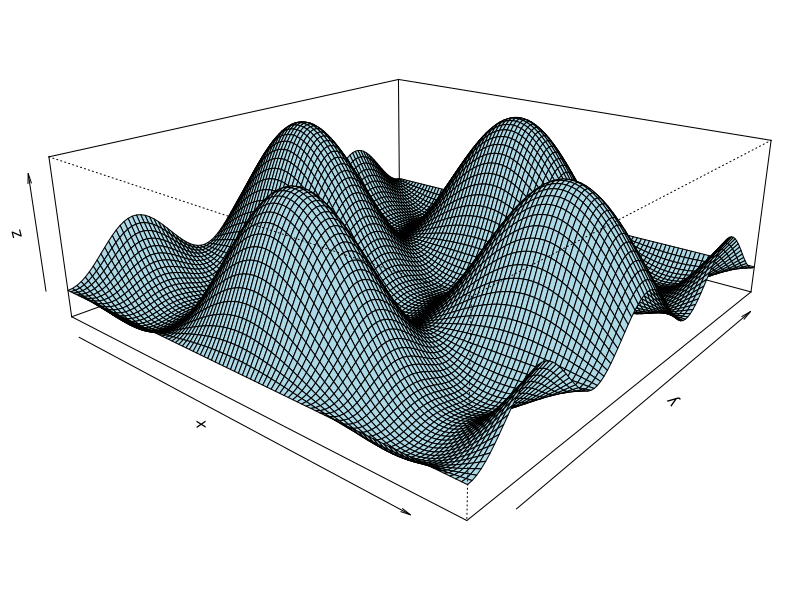
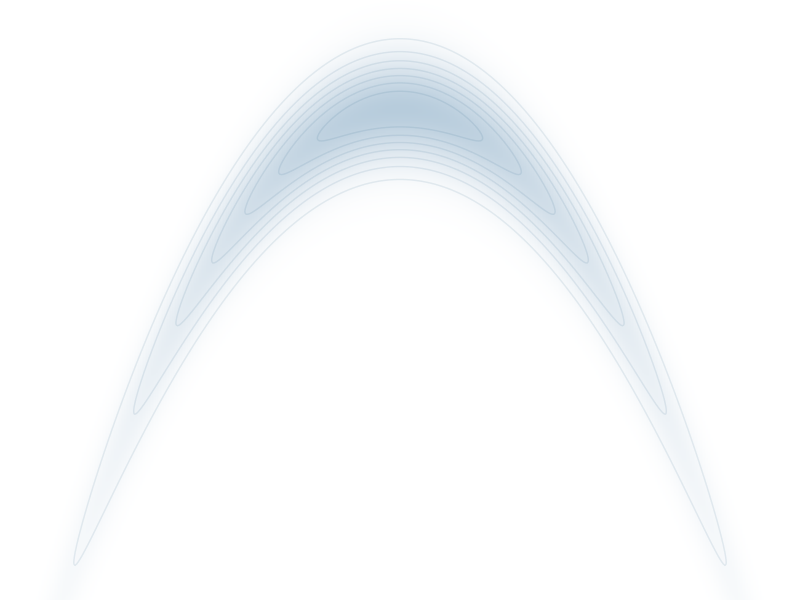
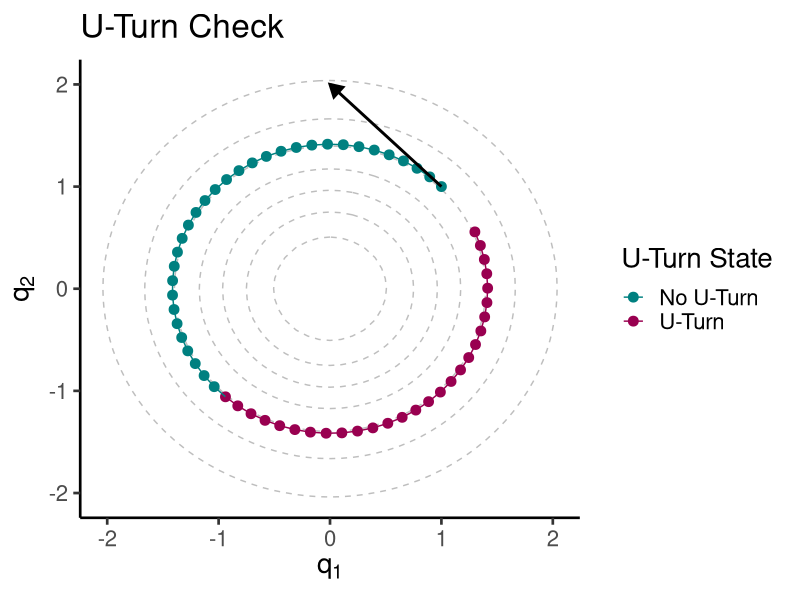
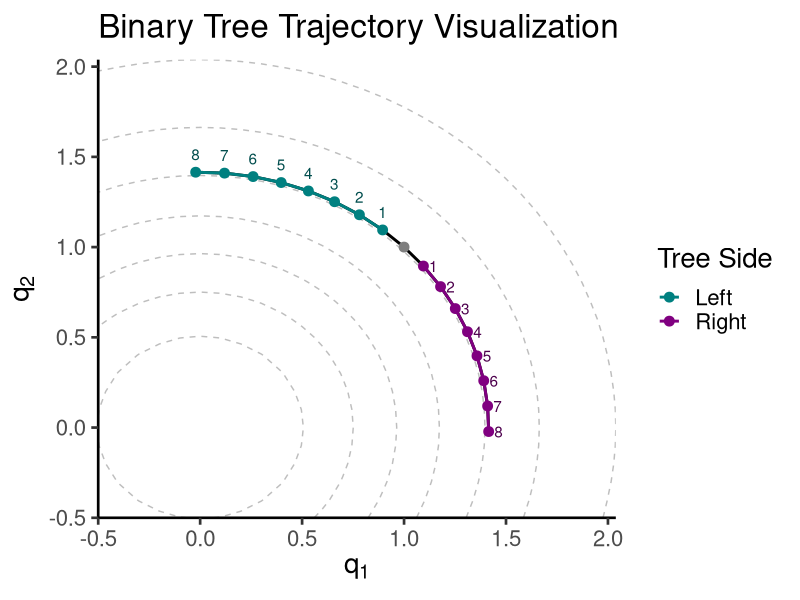
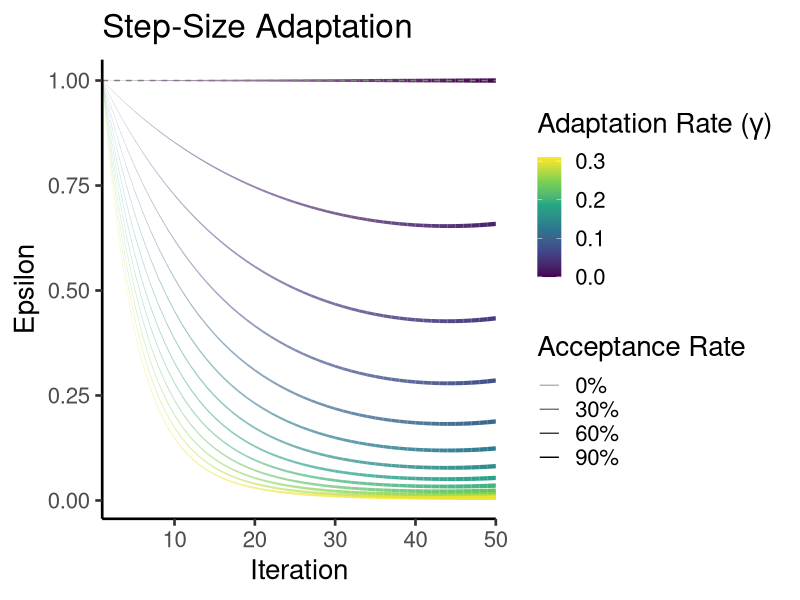
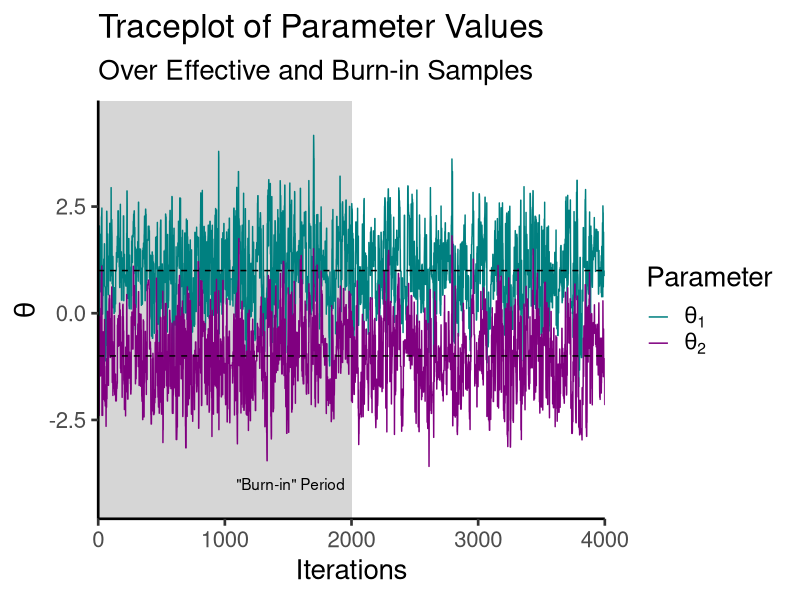
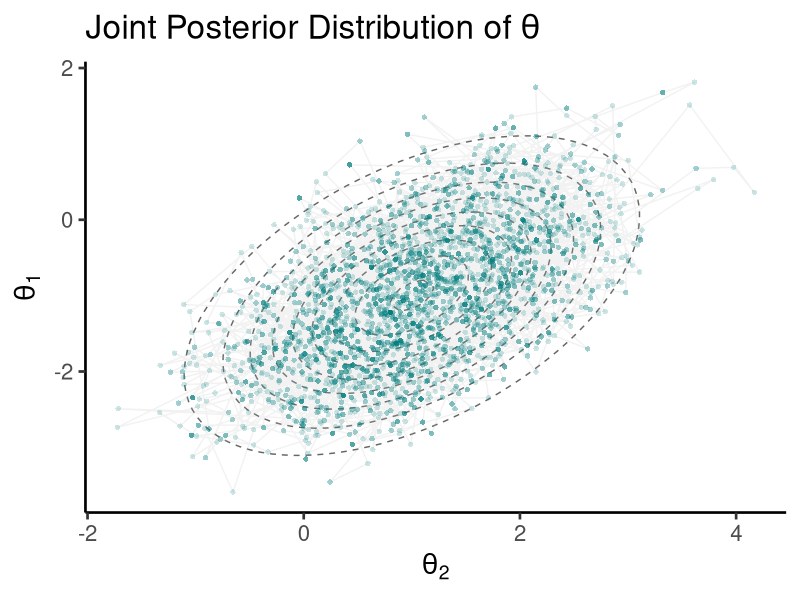

Recreate these plots in R, in order.
## ---- chunk 1
#| include: false
library(ggplot2)
library(data.table)

theme_set(new = theme_classic(base_size = 20))
## ---- chunk 2
#| code-fold: true
#| fig-asp: 0.586
#| fig-cap: "The easiest posterior distribution that the average Bayesian analyst tackles in a typical day. Shortly, we'll see how this banana-shaped distribution is explored with HMC-NUTS algorithm."

my_surface <- function(m, p) {
    alpha = 0.7
    ext = pi
    2 + alpha - 2 * cos(m) * cos(p) - alpha * cos(ext - 2 * p)
}

x <- y <- seq(from = -1.5*pi, to = 1.5*pi, length.out = 100)
z <- outer(x, y, my_surface)

par(mai = c(0,0,0,0),
    mar = c(0,1,0,0),
    oma = c(0,0,0,0))

persp(x = x, y = y, z = z,
      theta = 40, phi = 20, col = "lightblue",
      expand = 1/3)
## ---- chunk 3
#| code-fold: true
#| fig-cap: "Banana distribution, highlighting that some distributions could be difficult to explore."

xy_seq <- seq(-4.5, 4.5, .01)
df <- expand.grid(x = xy_seq, y = xy_seq)
df$z <- with(df, {
  x_square <- (x^2)
  yx_square <- ((y - x_square)^2) / .1
  exp(-0.5 * x_square - 0.5 * yx_square)
})

ggplot(df, aes(x, -y, z = z)) +
  geom_raster(aes(fill = z), show.legend = FALSE) +
  geom_contour(bins = 8, show.legend = FALSE, alpha = .1, col = "#206080") +
  scale_y_continuous(limits = c(-4.5,1), expand = c(0,0), 
                     oob = scales::squish_infinite) +
  scale_x_continuous(limits = c(-2.5,2.5), expand = c(0,0), 
                     oob = scales::squish_infinite) +
  scale_fill_gradient(low = "white", high = "#B7CCDC") +
  theme_void()
## ---- chunk 4
#| code-fold: true
#| fig-cap: "Characterization of the trajectory of a particle in a 2D gaussian distribution. You can see that the particle rolls until a U turn is detected."

q0 <- c(1, 1)
p0 <- c(-1, 1)
epsilon <- 0.1
steps <- 60
Sigma <- diag(1,2)

xy_seq <- seq(-3, 3, by = .1)
dens_df <- expand.grid(x = xy_seq, y = xy_seq)
dens_df$z <- mvtnorm::dmvnorm(dens_df, c(0,0), Sigma)

positions <- matrix(0, nrow = steps, ncol = length(q0))
positions[1, ] <- q0

## Simplified leapfrog steps
q <- q0; p <- p0
for (i in 2:steps) {
  p_half <- p + (epsilon / 2) * (-q)  # Half-step for momentum
  q <- q + epsilon * p_half           # Full-step for position
  p <- p_half + (epsilon / 2) * (-q)  # Second half-step for momentum
  positions[i, ] <- q
}

# Check U-Turn
uturn_check <- apply(positions, 1, function(qp) {
  sum((qp - q0) * p0) < 0
})

plot_data <- data.table(x = positions[, 1], 
                        y = positions[, 2], 
                        is_uturn = uturn_check)

ggplot(plot_data, aes(x = x, y = y)) +
  geom_contour(data = dens_df, aes(x, y, z = z), col = "gray", 
               linetype = 2) +
  geom_point(aes(color = is_uturn), size = 3) +
  geom_path(aes(color = is_uturn, group = 1)) +
  annotate(geom = "segment", 
           x = q0[1], y = q0[2], 
           xend = q0[1] + p0[1], yend = q0[2] + p0[2], 
           arrow = arrow(length = unit(1/3, "cm"), type = "closed"), 
           lwd = 1, linejoin = "mitre") +
  labs(title = "U-Turn Check", 
       x = expression(q[1]), 
       y = expression(q[2])) +
  scale_color_manual(values = c("#008080", "#990050"), 
                     labels = c("No U-Turn", "U-Turn"),
                     name = "U-Turn State")
## ---- chunk 5
# Log-posterior function
log_posterior <- function(q, Sigma, mu) {
  diff <- q - mu
  -0.5 * t(diff) %*% solve(Sigma) %*% diff - 0.5 * log(det(Sigma))
}

## Gradient of Log-posterior
grad_log_posterior <- function(q, Sigma, mu) {
  -solve(Sigma, q - mu)
}
## ---- chunk 6
# Leapfrog integration
leapfrog <- function(q, p, grad_func, epsilon, Sigma, mu) {
  grad_q <- grad_func(q, Sigma, mu) # Gradient calculation
  p <- p + (epsilon / 2) * grad_q # Half-step for momentum
  q <- q + epsilon * p # Full-step for position
  grad_q <- grad_func(q, Sigma, mu)
  p <- p + (epsilon / 2) * grad_q # Half-step for momentum
  list(q = q, p = p)
}

## ---- chunk 7
# Initialization
nuts_init <- function(q0, Sigma, mu, epsilon) {
  list(
    q = q0, # Initial position
    mu = mu,
    p = rnorm(length(q0), 0, 1), # Initial random momentum
    epsilon = epsilon # Initial step size (this will be adapted later)
  )
}

# Example initialization
q0 <- c(0, 0) # Starting position
mu <- c(-1,1) # Target location
epsilon = 0.1 # Step size

nuts_state <- nuts_init(q0, Sigma, mu, epsilon)
## ---- chunk 8
#| code-fold: show

# U-turn check (dot product of momentum vectors)
is_uturn <- function(q_left, q_right, p_left, p_right) {
  (sum((q_right - q_left) * p_left) < 0) || 
    (sum((q_right - q_left) * p_right) < 0)
}

# Build a trajectory (doubling until U-turn)
build_trajectory <- function(q, p, grad_func, epsilon, Sigma, mu) {
  q_left <- q
  p_left <- p
  q_right <- q
  p_right <- p
  trajectory <- list(q = q, p = p)
  
  j <- 0
  while (!is_uturn(q_left, q_right, p_left, p_right) && j < 10) {
    if (runif(1) < 0.5) {
      # Expand left
      leapfrog_result <- leapfrog(q_left, p_left, grad_func, -epsilon, Sigma, mu)
      q_left <- leapfrog_result$q
      p_left <- leapfrog_result$p
    } else {
      # Expand right
      leapfrog_result <- leapfrog(q_right, p_right, grad_func, epsilon, Sigma, mu)
      q_right <- leapfrog_result$q
      p_right <- leapfrog_result$p
    }
    trajectory$q <- cbind(trajectory$q, leapfrog_result$q)
    trajectory$p <- cbind(trajectory$p, leapfrog_result$p)
    j <- j + 1
  }
  index <- sample(1:ncol(trajectory$q), 1)
  list(q = trajectory$q[, index], p = trajectory$p[, index])
}
## ---- chunk 9
#| code-fold: true

nsteps <- 1000
positions <- matrix(NA, nrow = nsteps, ncol = 2)

xy_seq <- seq(-.5, 3, by = .1)
dens_df <- expand.grid(x = xy_seq, y = xy_seq)
dens_df$z <- mvtnorm::dmvnorm(dens_df, c(0,0), diag(1,2))

set.seed(42)
for (i in seq_len(nsteps)) {
  positions[i,] <- build_trajectory(
    q = c(1, 1),
    p = c(-1, 1),
    grad_func = grad_log_posterior,
    epsilon = 0.1,
    Sigma = diag(1,2),
    mu = c(0,0)
  )$q
}

positions <- unique(positions) |> 
  data.table::as.data.table()

positions[V1 > 1, side := "Right"]
positions[V1 < 1, side := "Left"]
positions[V1 == 1, side := "Initial Position"]

ggplot(positions, aes(x = V1, y = V2)) +
  geom_contour(data = dens_df, aes(x, y, z = z), col = "gray", 
               linetype = 2) +
  geom_line(linewidth = 1) +
  geom_line(aes(col = side), linewidth = 1) +
  geom_point(aes(col = side), size = 3) +
  labs(title = "Binary Tree Trajectory Visualization", 
       x = expression(q[1]), y = expression(q[2]),
       col = "Tree Side") +
  scale_color_manual(values = c(rgb(0,0.5,0.5,1),
                                rgb(0.5,0,0.5,1),
                                rgb(0.2,0.2,0.2,1)),
                     breaks = c("Left", "Right")) +
  annotate(geom = "text", 
           x = positions[side=="Left"][order(V2), V1],
           y = positions[side=="Left"][order(V2), V2] + .1,
           label = 1:8, col = rgb(0,0.3,0.3,1)) +
  annotate(geom = "text", 
           x = positions[side=="Right"][order(V1), V1] + .05,
           y = positions[side=="Right"][order(V1), V2],
           label = 1:8, col = rgb(0.3,0,0.3,1)) +
  scale_x_continuous(expand = c(0,0)) +
  scale_y_continuous(expand = c(0,0))
## ---- chunk 10
# Metropolis-Hastings acceptance probability
acceptance_prob <- function(current_logp, proposed_logp) {
  min(1, exp(proposed_logp - current_logp))
}
## ---- chunk 11
#| code-fold: false

adapt_epsilon <- function(epsilon, lambda_ca, lambda_ta = 0.8, gamma = 0.5) {
  delta <- lambda_ca - lambda_ta
  epsilon <- epsilon * exp(gamma * delta)
  epsilon
}
## ---- chunk 12
#| code-fold: TRUE

epsilons <- numeric(50)
  accept_rates <- seq(0, 0.9, length.out = 50)
  epsilons[1] <- 1.0
  gammas <- seq(0, 0.30, by = 0.025)
  plot_data <- list()
  
  for (i in seq_along(gammas)) {
    for (j in 2:length(epsilons)) {
      epsilons[j] <- adapt_epsilon(
        epsilon = epsilons[j - 1], 
        lambda_ca = accept_rates[j], 
        lambda_ta = 0.8,
        gamma = gammas[i])
    }
    plot_data[[i]] <- data.table::data.table(
      iteration = 1:50,
      epsilon = epsilons,
      gamma = gammas[i],
      accept_rate = accept_rates
    )
  }
  
  plot_data <- data.table::rbindlist(plot_data)
  
  ggplot(plot_data, aes(x = iteration, y = epsilon, col = gamma, group = gamma)) +
    geom_line(aes(linewidth = accept_rate, alpha = accept_rate)) +
    labs(title = "Step-Size Adaptation", x = "Iteration", 
         y = "Epsilon", col = expression("Adaptation Rate ("*gamma*")")) +
    geom_hline(yintercept = 1, linewidth = 1/2, color = "gray50", linetype = 2) +
    scale_alpha_continuous(range = c(0.3,1), name = "Acceptance Rate",
                           labels = scales::label_percent(),
                           limits = c(0, .9), 
                           breaks = c(0, .3, .6, .9)) +
    scale_linewidth_continuous(range = c(0.1, 1.5), 
                               name = NULL, labels = NULL, breaks = NULL) +
    scale_x_continuous(expand = c(0,0)) +
    scale_color_viridis_c(limits = c(0, .31))
## ---- chunk 13
# Full NUTS sampler
nuts <- function(log_posterior, grad_log_posterior, 
                 q0, Sigma, mu, 
                 epsilon, lambda_ta, gamma,
                 n_samples = 1000, n_warmup = 500) {
  # Initialization
  nuts_state <- nuts_init(q0, Sigma, mu, epsilon)
  samples <- matrix(0, nrow = n_samples + n_warmup, ncol = length(q0))
  
  # Warmup phase for step size adaptation
  for (i in 1:n_warmup) {
    nuts_state$p <- rnorm(length(q0), 0, 1) # Resample momentum
    trajectory <- build_trajectory(nuts_state$q, nuts_state$p, grad_log_posterior, nuts_state$epsilon, Sigma, mu)
    
    #Metropolis Hastings
    current_logp <- log_posterior(nuts_state$q, Sigma, mu)
    proposed_logp <- log_posterior(trajectory$q, Sigma, mu)
  
    acc_rate <- acceptance_prob(current_logp, proposed_logp)
    
    if(runif(1) < acc_rate){
      nuts_state$q <- trajectory$q
    }
    
    ## Adaptative epsilon
    nuts_state$epsilon <- adapt_epsilon(epsilon, acc_rate, lambda_ta, gamma)
    
    samples[i, ] <- nuts_state$q
  }
  
  # Sampling phase
  for (i in 1:n_samples) {
    nuts_state$p <- rnorm(length(q0), 0, 1) # Resample momentum
    trajectory <- build_trajectory(nuts_state$q, nuts_state$p, grad_log_posterior, nuts_state$epsilon, Sigma, mu)
    
    #Metropolis Hastings
    current_logp <- log_posterior(nuts_state$q, Sigma, mu)
    proposed_logp <- log_posterior(trajectory$q, Sigma, mu)
  
    if(runif(1) < acceptance_prob(current_logp, proposed_logp)){
      nuts_state$q <- trajectory$q
    }
    
    samples[i + n_warmup, ] <- nuts_state$q
  }
  
  samples
}
## ---- chunk 14
#| code-fold: false

## Initial parameters
q0 <- c(0, 0)    # Starting positions
mu <- c(1, -1)   # Target location of the distribution
epsilon <- 0.5   # (Initial) Step size for HMC exploring
lambda_ta <- .75 # Target acceptance rate
gamma <- 0.5     # Adaptation rate for epsilon

# Variance-Covariance Matrix
Sigma <- matrix(
  data = c(1, 0.5, 
           0.5, 1), 
  nrow = 2
)

set.seed(1234) # Seed for reproducibility

# Our main function — HMC-NUTS sampler
samples <- nuts(
  log_posterior, grad_log_posterior,         # Distribution functions
  q0, Sigma, mu,                             # Target parameters
  epsilon, lambda_ta, gamma,
  n_samples = 2000, n_warmup = 2000 # Sampler hyperparameter
)
## ---- chunk 15
#| code-fold: true
#| fig-cap: "Traceplots indicating the evolution and convergence of our model parameters ($\\theta_1$ and $\\theta_2$) over time."

plot_df <- as.data.table(samples)
plot_df[, iter := seq_len(.N)]

plot_df <- melt(plot_df, id.vars = "iter")

ggplot(plot_df, aes(iter, value, col = variable)) +
  annotate(geom = "ribbon", alpha = 1/5,
           x = c(0, 2000), ymin = -Inf, ymax = Inf) +
  annotate(geom = "text", x = 1950, y = -4, 
           label = "\"Burn-in\" Period", hjust = 1) +
  geom_line(linewidth = 1/2) +
  geom_hline(yintercept = c(-1,1), linetype = 2) +
  labs(color = "Parameter", y = expression(theta), x = "Iterations",
       title = "Traceplot of Parameter Values",
       subtitle = "Over Effective and Burn-in Samples") +
  scale_color_manual(values = c(rgb(0,.5,.5,1),rgb(.5,0,.5,1)),
                     labels = c("theta[1]", "theta[2]") |> 
                       scales::label_parse()()) +
  scale_y_continuous(expand = c(0.1,0)) +
  scale_x_continuous(expand = c(0,0))
## ---- chunk 16
#| code-fold: true
#| fig-cap: "Joint posterior distribution of our model parameters ($\\theta_1$ and $\\theta_2$). The samples are connected based on the sampling ordering."

#True density
xy_seq <- seq(-4, 4, by = .1)
dens_df <- expand.grid(x = xy_seq, y = xy_seq)
dens_df$z <- mvtnorm::dmvnorm(dens_df, mu, Sigma)

ggplot(data = data.frame(samples), aes(x = X1, X2))+
  geom_contour(data = dens_df, aes(x, y, z = z), 
               col = "gray40", linetype = 2) +
  geom_path(alpha = .2, col = "gray") +
  geom_point(col = rgb(0,0.5,0.5,1), alpha = 1/5, pch = 16) +
  labs(x = expression(theta[2]), y = expression(theta[1]),
       title = expression("Joint Posterior Distribution of"~theta))
## ---- chunk 17
# Calculate ESS for each parameter
coda::mcmc(samples, start = 2000 + 1) |> 
  coda::effectiveSize()
## ---- chunk 18
#| code-fold: false

n_chains <- 4 # Number of independent chains

set.seed(1234) # Seed for reproducibility

# Our main function within a lapply() statement for looping
nuts_model <- lapply(seq_len(n_chains), function(x) {
  samples <- nuts(
    log_posterior, grad_log_posterior,
    q0, Sigma, mu,
    epsilon, lambda_ta, gamma,
    n_samples = 2000, n_warmup = 2000
  )
  `dimnames<-`(samples, list(NULL, c("theta_1", "theta_2")))
})
## ---- chunk 19
# Calculate R-hat
nuts_model |> 
  lapply(coda::mcmc, start = 2e3 + 1) |> 
  coda::mcmc.list() |> 
  coda::gelman.diag() |> 
  lapply(round,3)
